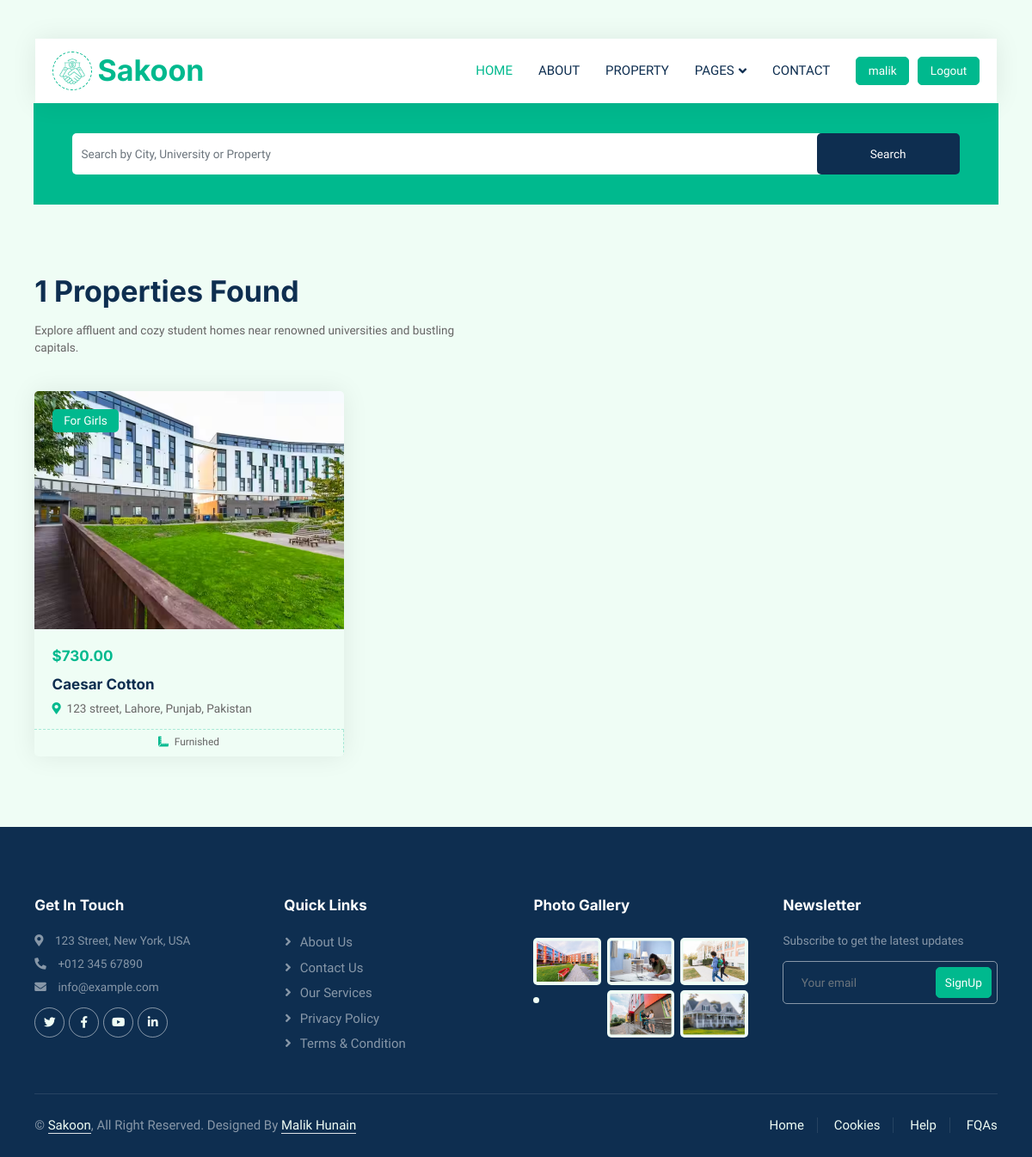
Page /property/ (signed in) on the committed database.
### property/models.py (models this page shows, shortened)
class Media(models.Model):
    file = models.FileField(upload_to='static/media_files/')

class Property(models.Model):
    owner = models.ForeignKey(PropertyOwnerProfile, on_delete=models.CASCADE)
    name = models.CharField(max_length=255)
    images_or_videos = models.ManyToManyField('Media', related_name='property_media', blank=True)
    street_address = models.CharField(max_length=255)
    city = models.CharField(max_length=255)
    zip_code = models.CharField(max_length=255)
    state = models.CharField(max_length=255)
    country = models.CharField(max_length=255)
    latitude = models.DecimalField(max_digits=10, decimal_places=6)
    longitude = models.DecimalField(max_digits=10, decimal_places=6)
    description = models.TextField()
    gender = models.CharField(max_length=255, default='mixed')
    amenities = models.ManyToManyField(Amenities)
    room = models.ManyToManyField('Room', related_name='property_rooms', blank=True)
    review = models.ManyToManyField('review.PropertyReview', related_name='property_reviews', blank=True)

class Room(models.Model):
    property = models.ForeignKey(Property, on_delete=models.CASCADE, related_name='rooms')
    name = models.CharField(max_length=255)
    room_type = models.ForeignKey(RoomType, on_delete=models.CASCADE, related_name='rooms', default=1)
    images_or_videos = models.ManyToManyField('Media', related_name='room_media', blank=True)
    description = models.TextField()
    amenities = models.ManyToManyField(Amenities)
    room_dimensions = models.CharField(max_length=255)
    occupancy = models.PositiveIntegerField()
    price = models.DecimalField(max_digits=10, decimal_places=2)
    roommates = models.ManyToManyField(StudentProfile, related_name='rooms', blank=True)

class Amenities(models.Model):
    name = models.CharField(max_length=255)
    icon = models.ImageField(upload_to='static/amenities_icons/', null=True, blank=True)

### student/views.py (the view)
# urls.py: path('', views.home, name='property-home')
def property(request):
    properties = Property.objects.all()
    q = request.GET.get('q') if request.GET.get('q') != None else ''
    properties = Property.objects.filter(
        Q(name__icontains = q) |
        Q(street_address__icontains = q) |
        Q(city__icontains = q) |
        Q(zip_code__icontains = q) |
        Q(state__icontains = q) |
        Q(country__icontains = q) |
        Q(gender__icontains = q) |
        Q(room__name__icontains = q) |
        Q(room__description__icontains = q) |
        Q(room__room_dimensions__icontains = q) |
        Q(room__price__icontains = q) |
        Q(room__occupancy__icontains = q) |
        Q(room__room_type__name__icontains = q) |
        Q(room__amenities__name__icontains = q) |
        Q(amenities__name__icontains = q) |
        Q(description__icontains = q)
    )
    property_count = properties.count()
    context = {
        'properties': properties,
        'property_count': property_count,
    }
    return render(request, 'student/property.html', context)

### student/templates/student/property.html
{% extends 'main.html' %}
{% load static %}
{% block content %}
{% include 'student/components/navbar.html' %}
<div class="search-bar" style="width: 93.5%; margin: auto;">
    {% include 'student/components/search.html' %}
</div>
{% include 'student/components/property_list.html' %}
{% include 'student/components/footer.html' %}
{% endblock %}

### student/templates/student/components/navbar.html (shortened to what this page needs)
{% load static %}
 <div class="container-fluid nav-bar bg-transparent">
    <nav class="navbar navbar-expand-lg bg-white navbar-light py-0 px-4">
        <a href="{% url 'home' %}" class="navbar-brand d-flex align-items-center text-center">
            <div class="icon p-2 me-2">
                <img class="img-fluid" src="{% static 'img/icon-deal.png' %}" alt="Icon" style="width: 30px; height: 30px;">
            </div>
            <h1 class="m-0 text-primary">Sakoon</h1>
        </a>
        <div class="collapse navbar-collapse" id="navbarCollapse">
            <div class="navbar-nav ms-auto">
                <a href="{% url 'home' %}" class="nav-item nav-link active">Home</a>
                <a href="{% url 'about' %}" class="nav-item nav-link">About</a>
                <a href="{% url 'property' %}" class="nav-item nav-link">Property</a>
                <div class="nav-item dropdown">
                    <a href="#" class="nav-link dropdown-toggle" data-bs-toggle="dropdown">Pages</a>
                </div>
                <a href="{% url 'contact' %}" class="nav-item nav-link">Contact</a>
            </div>
            {% if request.user.is_authenticated %}
                <a href="{% url 'user-profile' user.id %}" class="btn btn-primary px-3 d-none d-lg-flex">{{request.user.username}}</a>
                <a style="margin-left: 10px;" href="{% url 'logout' %}" class="btn btn-primary px-3 d-none d-lg-flex">Logout</a>
            {% else %}
                <a href="{% url 'login' %}" class="btn btn-primary px-3 d-none d-lg-flex">Login / SignUp</a>
            {% endif %}
        </div>
    </nav>
</div>

### student/templates/student/components/property_list.html (shortened to what this page needs)
{% load static %}
<div class="container-xxl py-5">
    <div class="container">
        <div class="row g-0 gx-5 align-items-end">
            <div class="col-lg-6">
                <div class="text-start mx-auto mb-5 wow slideInLeft" data-wow-delay="0.1s">
                    <h1 class="mb-3">{{property_count}} Properties Found </h1>
                    <p>Explore affluent and cozy student homes near renowned universities and bustling capitals.</p>
                </div>
            </div>
        </div>
        <div class="tab-content">
            <div id="tab-1" class="tab-pane fade show p-0 active">
                <div class="row g-4">
                  {% for property in properties %}
                    <div class="col-lg-4 col-md-6 wow fadeInUp" data-wow-delay="0.1s">
                        <div class="property-item rounded overflow-hidden">
                            <div class="position-relative overflow-hidden">
                                {% for image in property.images_or_videos.all %}
                                {% if forloop.counter <= 1 %}
                                  <a href="{% url 'property-detail' property.id %}">
                                    <img style="width: 410px;" class="img-fluid" src="{{ request.scheme }}://{{ request.get_host }}{{ image.file.url }}" alt="Property Image" style="width: 200px;">
                                  </a>
                                {% endif %}
                                {% endfor %}
                                <div class="bg-primary rounded text-white position-absolute start-0 top-0 m-4 py-1 px-3">For {{property.gender}}</div>
                            </div>
                            <div class="p-4 pb-0">
                              {% for room in property.rooms.all %}
                                {% if forloop.counter <= 1 %}
                                  <h5 class="text-primary mb-3">${{ room.price }}</h5>
                                {% endif %}
                              {% endfor %}
                                <a class="d-block h5 mb-2" href="{% url 'property-detail' property.id %}">{{property.name}}</a>
                                <p><i class="fa fa-map-marker-alt text-primary me-2"></i>{{property.street_address}} street, {{property.city}}, {{property.state}}, {{property.country}}</p>
                            </div>
                            <div class="d-flex border-top">
                              {% for amenity in property.amenities.all %}
                                {% if forloop.counter <= 3 %}
                                  <small class="flex-fill text-center border-end py-2"><i class="fa fa-ruler-combined text-primary me-2"></i>{{amenity.name}}</small>
                                {% endif %}
                              {% endfor %}
                            </div>
                        </div>
                    </div>
                  {% endfor %}
                </div>
            </div>
        </div>
    </div>
</div>

### static/css/style.css (style rules this page uses)
:root { --primary: #00B98E; --secondary: #FF6922; --light: #EFFDF5; --dark: #0E2E50; }
.btn { transition: .5s; }
.btn.btn-primary, .btn.btn-secondary { color: #FFFFFF; }
.nav-bar { position: relative; margin-top: 45px; padding: 0 3rem; transition: .5s; z-index: 9999; }
.navbar { box-shadow: 0 0 30px rgba(0, 0, 0, .08); }
.navbar .dropdown-toggle::after { border: none; content: "\f107"; font-family: "Font Awesome 5 Free"; font-weight: 900; vertical-align: middle; margin-left: 5px; transition: .5s; }
.navbar-light .navbar-nav .nav-link { margin-right: 30px; padding: 25px 0; color: #FFFFFF; font-size: 15px; text-transform: uppercase; outline: none; }
.navbar-light .navbar-nav .nav-link:hover, .navbar-light .navbar-nav .nav-link.active { color: var(--primary); }
.navbar-light .navbar-brand { height: 75px; }
.navbar-light .navbar-nav .nav-link { color: var(--dark); font-weight: 500; }
.icon { padding: 15px; display: inline-flex; align-items: center; justify-content: center; background: #FFFFFF !important; border-radius: 50px; border: 1px dashed var(--primary) !important; }
.property-item { box-shadow: 0 0 30px rgba(0, 0, 0, .08); }
.property-item img { transition: .5s; }
.property-item .border-top { border-top: 1px dashed rgba(0, 185, 142, .3) !important; }
.property-item .border-end { border-right: 1px dashed rgba(0, 185, 142, .3) !important; }

### static/css/style1.css (style rules this page uses)
:root { --primary: #00B98E; --secondary: #FF6922; --light: #EFFDF5; --dark: #0E2E50; }

### static/css/style3.css (style rules this page uses)
:root { --color-main: #000; --color-main-light: #e1f6fb; --color-dark: #fff; --color-dark-medium: #51546e; --color-dark-light: #00B98E; --color-light: #e5e5e5; --color-gray: #8b8b8b; --color-light-gray: #b2bdbd; --color-bg: #2d2d39; --color-success: #5dd693; --color-error: #fc4b0b; }
@media only screen and (min-width: 1200px) { html { font-size: 85%; } }

### rows in the picture
Property: gender "Girls", name "Caesar Cotton", street_address "123", city "Lahore", state "Punjab", country "Pakistan"
Media: file (picture)
Room: price "730.00"
Amenities: name "Furnished"

### other values in the picture
{{ request.user.username }} "malik"
{{ property_count }} "1"
